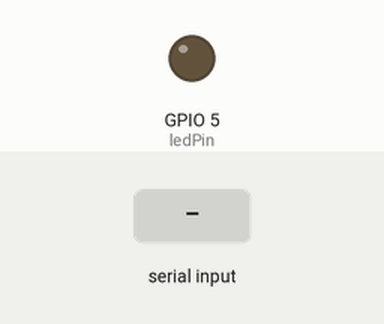
This sketch was run on a simulated ESP32. Parts: output pins drawn as LEDs (lit = HIGH). Dashed ring = blinking. The inputs (shaded band) are chosen by the test bench. Nothing arrives over Bluetooth unless stated; what the sketch prints to the serial monitor is not drawn.

Above: at 1.2 s.
1.3 s: "1" received over the second serial link
At 2.1 s:
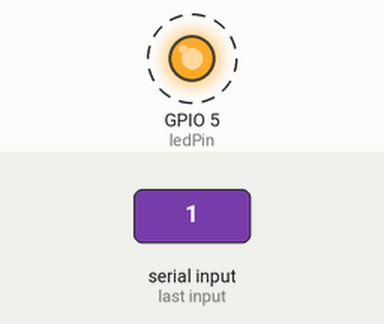
Timing chart, 0 to 10.3 s (numbered marks = the images above; inputs shaded):
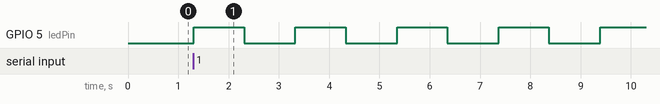

Measured:
- after the input at 1.3 s, GPIO 5 (ledPin): alternates HIGH for 1.0 s and LOW for 1.0 s, starting at once

The sketch:

blue_tooth_TEST.ino
```cpp
#include "BluetoothSerial.h"

//#define USE_PIN
const char *pin = "1234";

String device_name = "ESP32-BT-Slave";

#if !defined(CONFIG_BT_ENABLED) || !defined(CONFIG_BLUEDROID_ENABLED)
#error Bluetooth is not enabled! Please run `make menuconfig` to and enable it
#endif

#if !defined(CONFIG_BT_SPP_ENABLED)
#error Serial Bluetooth not available or not enabled. It is only available for the ESP32 chip.
#endif

BluetoothSerial SerialBT;

int ledPin = 5;

void setup() {
  pinMode(ledPin, OUTPUT);

  Serial.begin(115200);
  SerialBT.begin(device_name); //Bluetooth device name
  Serial.printf("The device with name \"%s\" is started.\nNow you can pair it with Bluetooth!\n", device_name.c_str());
  //Serial.printf("The device with name \"%s\" and MAC address %s is started.\nNow you can pair it with Bluetooth!\n", device_name.c_str(), SerialBT.getMacString());
  #ifdef USE_PIN
    SerialBT.setPin(pin);
    Serial.println("Using PIN");
  #endif
}

void loop() {
  if (SerialBT.available()) {
    digitalWrite(ledPin, HIGH);
    delay(1000);
    digitalWrite(ledPin, LOW);
    delay(1000);
  }
  delay(20);
}
```
